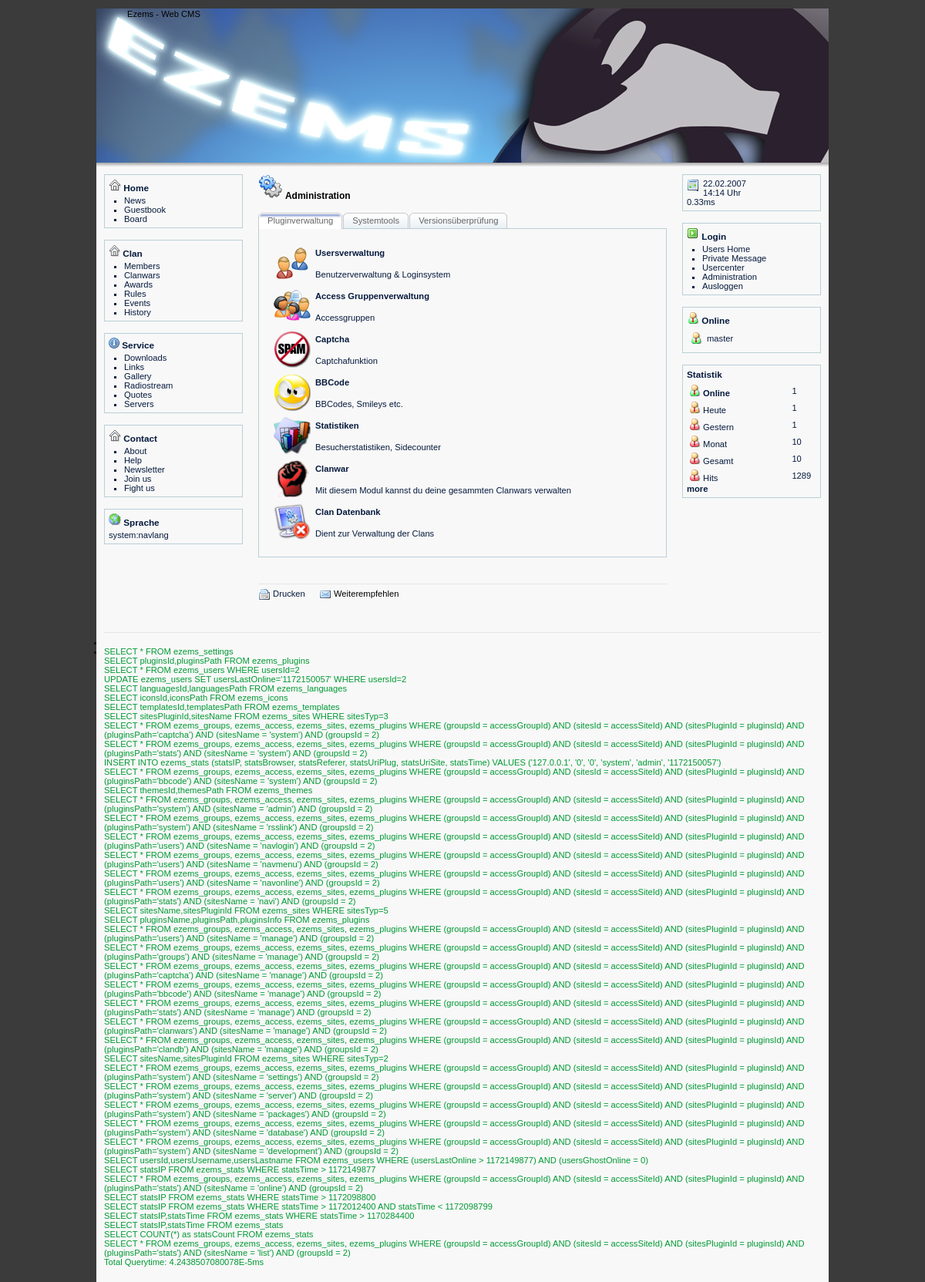
The page / (signed in) on the database its author committed.
### tables this page shows
CREATE TABLE ezems_plugins (
    pluginsId int(7) NOT NULL auto_increment,
    pluginsPath varchar(20) NOT NULL,
    pluginsName varchar(50) NOT NULL,
    pluginsAutor varchar(80) NOT NULL,
    pluginsWWW varchar(80) NOT NULL,
    pluginsInfo text NOT NULL,
    pluginsTime int(11) DEFAULT '0' NOT NULL,
    pluginsInstall longtext NOT NULL,
    pluginsReqPlugins varchar(255) NOT NULL,
    pluginsReqTables varchar(255) NOT NULL,
  PRIMARY KEY (pluginsId)
);

CREATE TABLE ezems_users (
    usersId int(7) NOT NULL auto_increment,
    usersUsername varchar(80),
    usersPassword varchar(80),
    usersThemeId int(7),
    usersTemplateId int(7),
    usersIconId int(7),
    usersLanguageId int(7),
    usersGroupId int(7),
    usersLastOnline int(11),
    usersGhostOnline int(1),
    usersFirstname varchar(80),
    usersLastname varchar(80),
    usersEmail varchar(80),
    usersTime int(11),
  PRIMARY KEY (usersId)
);

### system/subs/templates.php (called while the page is built, shortened)
<?php
 $ecFile = 'system/subs/templates.php';
$ecTemplatesData = dbSelect('templatesId,templatesPath',1,'templates');
while($templates = mysql_fetch_object($ecTemplatesData))
{
	$ecLocal['templatesList'][$templates->templatesId] = $templates->templatesPath;
}
$ecLocal['template'] = $ecLocal['templatesList'][$ecUser['templateId']];
function ecTemplate($plugin, $site, $part = 'default', $language = 0)
{
	global $ecSettings, $ecFile, $ecLocal, $ecUser;
	$language = empty($language) ? $site : $language;
	$ecLang = ecGetLang($plugin, $language);
	$templatePath = 'templates/' . $ecLocal['template'] . '/' . $plugin . '/' . $site . '.html';
	if (file_exists($templatePath))
	{
		$template = implode('',file($templatePath));
		$template = str_replace('{ecTableWidth}', $ecLocal['tableWidth'], $template);
		if ($part != 'default')
		{
			preg_match_all ("/\<\!\+" . $part . "\>(.*?)\<\!\-" . $part . "/Sis", $template , $tmpPart);
			if (isset($tmpPart[1][0]))
			{
				$template = $tmpPart[1][0];
			}
			else
			{
				$template = '';
				ecError($ecFile, 'Templateerror: Part "'.$part.'" not found');
			}
		}
		else
		{
			$template = preg_replace("/\{\!(.*?)\}/is", '', $template);
		}
		preg_match_all ("={(.)(.*?)}=si", $template , $tmpVars);
		$count = count($tmpVars[0]);
		$i = 0;
		while(!empty($count))
		{
			if ($tmpVars[1][$i] == '?')
			{
				if (isset($ecLang[$tmpVars[2][$i]]))
				{
					$template = str_replace($tmpVars[0][$i], $ecLang[$tmpVars[2][$i]], $template);
				}
				else
				{
					$template = str_replace($tmpVars[0][$i], 'not defined!', $template);
					ecError($ecFile,'Languagevar '.$tmpVars[0][$i].' isn`t defined');
				}
			}
			elseif ($tmpVars[1][$i] == '$')
			{
				if (isset($GLOBALS[$tmpVars[2][$i]]))
				{
					$template = str_replace($tmpVars[0][$i], $GLOBALS[$tmpVars[2][$i]], $template);
				}
				else
				{
					$template = str_replace($tmpVars[0][$i], '', $template);
				}
			}
			$i++;
			$count--;
		}
		preg_match_all ("={icon:(.*?)}=si", $template , $tmpVarsIcons);
		$count = count($tmpVarsIcons[0]);
		$i = 0;
		while(!empty($count))
		{
			$iconsdata = preg_split('=:=si',$tmpVarsIcons[1][$i]);
			if (file_exists('icons/'.$ecLocal['icons'].'/'.$iconsdata[0]))
			{
				$icon = 'icons/'.$ecLocal['icons'].'/'.$iconsdata[0].'/'.$iconsdata[1].'.png';
				$icon = file_exists($icon) ? $icon : 'icons/'.$ecLocal['icons'].'/'.$iconsdata[0].'/default.png';
			}
			else
			{
				$icon = '';
				$message = 'Iconfolder not found: icons/'.$ecLocal['icons'].'/'.$iconsdata[0].'/';
				ecError($ecFile,$message);
			}
			$template = str_replace($tmpVarsIcons[0][$i], $icon, $template);
			$i++;
			$count--;
		}
		return $template;
	}
	else
	{
		$templatePath = 'templates/' . $ecLocal['template'] . '/' . $plugin . '/' . $site;
		$message = 'Template (' . $templatePath . '.html) nicht vorhanden';
		$message2 = 'Template (' . $site . '.html) nicht vorhanden';
		ecError($ecFile,$message);
		return $message2;
	}
}
?>

### system/subs/errorhandler.php (called while the page is built, shortened)
<?php
$ecLocal['errors'] = array();
?>

### config.php (called while the page is built, shortened)
<?php
	$ecLocal['errorLog'] = 0;
	$ecLocal['cryptKey'] = 'sEcu21re';
?>

### system/subs/languages.php (called while the page is built, shortened)
<?php
$ecLanguagesData = dbSelect('languagesId,languagesPath',1,'languages');
while($languages = mysql_fetch_object($ecLanguagesData))
{
	$ecLocal['languagesList'][$languages->languagesId] = $languages->languagesPath;
}
$ecLocal['language'] = $ecLocal['languagesList'][$ecUser['languageId']];
include('languages/'.$ecLocal['language'].'/global.php');
?>

### languages/german_de/global.php (called while the page is built, shortened)
<?php
$ecGobalLang['sunday'] = 'Sonntag';
$ecGobalLang['monday'] = 'Montag';
$ecGobalLang['tuesday'] = 'Dienstag';
$ecGobalLang['wednesday'] = 'Mittwoch';
$ecGobalLang['thursday'] = 'Donnerstag';
$ecGobalLang['friday'] = 'Freitag';
$ecGobalLang['saturday'] = 'Samstag';
$ecGobalLang['january'] = 'Januar';
$ecGobalLang['february'] = 'Februar';
$ecGobalLang['march'] = 'März';
$ecGobalLang['april'] = 'April';
$ecGobalLang['may'] = 'Mai';
$ecGobalLang['june'] = 'Juni';
$ecGobalLang['juli'] = 'Juli';
$ecGobalLang['august'] = 'August';
$ecGobalLang['september'] = 'September';
$ecGobalLang['october'] = 'Oktober';
$ecGobalLang['november'] = 'November';
$ecGobalLang['december'] = 'Dezember';
$ecGobalLang['charset']  = 'ISO-8859-15';
$ecGobalLang['datetyp']  = 'd.m.Y';
$ecGobalLang['timetyp']  = 'H:i';
$ecGobalLang['the'] = 'der';
$ecGobalLang['th'] = '.';
$ecGobalLang['oclock'] = 'Uhr';
$ecGobalLang['first'] = 'erste';
$ecGobalLang['back'] = 'vorherige';
$ecGobalLang['last'] = 'letzte';
$ecGobalLang['next'] = 'nächste';
$ecGobalLang['orderby'] = 'Geordnet nach';
$ecGobalLang['descending'] = 'Absteigend';
$ecGobalLang['ascending'] = 'Aufsteigend';
$ecGobalLang['referer1']	= 'Automatische Weiterleitung in';
$ecGobalLang['referer2']	= 'Sekunden <br /> Direkt:';
$ecGobalLang['next']		= 'weiter';
$ecGobalLang['test4']		= 'Test4';
?>

### system/subs/date.php (called while the page is built, shortened)
<?php
function ecDate($date, $typ = 1)
{
	global $tmpMonths, $tmpDays, $ecGobalLang, $ecLocal;
	if ($typ == 1)
	{
		$back = date($ecGobalLang['timetyp'], $date);
		$back .= ' ';
		$back .= $ecGobalLang['oclock'];
		return $back;
	}
	elseif ($typ == 2)
	{
		return date($ecGobalLang['datetyp'], $date);
	}
}
$ecLocal['date'] = ecDate($ecLocal['timestamp'], 2);
$ecLocal['time'] = ecDate($ecLocal['timestamp'], 1);
?>

### system/subs/icons.php (called while the page is built, shortened)
<?php
$ecIconsData = dbSelect('iconsId,iconsPath',1,'icons');
while($icons = mysql_fetch_object($ecIconsData))
{
	$ecLocal['iconsList'][$icons->iconsId] = $icons->iconsPath;
}
?>

### system/subs/tools.php (called while the page is built, shortened)
<?php
function ecCreateHtmlComment($comment)
{
	$html = '<!-- ';
	$html .= $comment;
	$html .= ' -->';
	return $html;
}
?>

### plugins/system/admin.php (the view, shortened to what this page needs)
<?php
echo ecTemplate('system', 'admin', 'siteHead');
echo ecTemplate('system', 'admin', 'pluginsHead');
$ecPluginsData = dbSelect('pluginsName,pluginsPath,pluginsInfo',1,'plugins');
while($plugins = mysql_fetch_object($ecPluginsData))
{
	if (file_exists('plugins/'.$plugins->pluginsPath.'/manage.php') && ecGetAccessLevel($plugins->pluginsPath, 'manage'))
	{
		echo ecTemplate('system', 'admin', 'pluginsData');
	}
}
echo ecTemplate('system', 'admin', 'pluginsFoot');
echo ecTemplate('system', 'admin', 'versionCheck');
?>

### plugins/users/navmenu.php (shortened to what this page needs)
<?php
echo ecTemplate('users', 'navmenu', 'links');
echo ecTemplate('users', 'navmenu', 'admin');
echo ecTemplate('users', 'navmenu', 'logout');
?>

### plugins/users/navonline.php (shortened to what this page needs)
<?php
echo ecTemplate('users', 'navonline', 'onlineHead');
$onlineTime = $ecLocal['timestamp'] - 180;
$ecOnlineData = dbSelect('usersId,usersUsername,usersLastname',1,'users',"(usersLastOnline > $onlineTime) AND (usersGhostOnline = 0)");
while($users = mysql_fetch_object($ecOnlineData))
{
	echo ecTemplate('users', 'navonline', 'onlineData');
}
echo ecTemplate('users', 'navonline', 'onlineFoot');
?>

### plugins/stats/navi.php (shortened to what this page needs)
<?php
	echo ecTemplate('stats', 'navi', 'siteHead');
	if (!empty($ecSettings['stats']['online']))
	{
		if (ecGetAccessLevel('stats','online')) echo ecTemplate('stats', 'navi', 'statsOnlineLink');
			else echo ecTemplate('stats', 'navi', 'statsOnline');
	}
	if (!empty($ecSettings['stats']['yesterday']))
	{
		echo ecTemplate('stats', 'navi', 'statsToday');
	}
	if (!empty($ecSettings['stats']['yesterday']))
	{
		echo ecTemplate('stats', 'navi', 'statsYesterday');
	}
	if (!empty($ecSettings['stats']['month']))
	{
		echo ecTemplate('stats', 'navi', 'statsMonth');
	}
	if (!empty($ecSettings['stats']['all']))
	{
		echo ecTemplate('stats', 'navi', 'statsAll');
	}
	if (!empty($ecSettings['stats']['hits']))
	{
		echo ecTemplate('stats', 'navi', 'statsHits');
	}
	echo ecTemplate('stats', 'navi', 'siteFoot');
	if (ecGetAccessLevel('stats','list')) echo ecTemplate('stats', 'navi', 'statsMore');
?>

### index.php (shortened to what this page needs)
<?php
$ecLocal['scriptPath'] = ereg_replace("\\\\","/",__FILE__);
$ecLocal['scriptPath'] = dirname($ecLocal['scriptPath']);
$ecLocal['scriptPath'] = trim($ecLocal['scriptPath']);
require_once('system/subs/errorhandler.php');
	require_once('config.php');
	require_once('system/core/access.php');
	require_once('system/subs/languages.php');
	require_once('system/subs/date.php');
	require_once('system/subs/tools.php');
	require_once('system/subs/icons.php');
	require_once('system/subs/templates.php');
	require_once('system/core/themes.php');
	echo $html;
?>

### templates/default/style.css (style rules this page uses)
div.head { margin-bottom: 15px; font-size: 12px; font-weight: bold; vertical-align: middle; width: 100%; }
table.table { width: 100%; }
div.clickTabBox ul.clickTabNav { margin: 0px; padding: 0px; list-style: none; background: url(images/tabs/tab-border.gif) bottom repeat-x; height: 21px; }
div.clickTabBox ul.clickTabNav li { display: block; float: left; text-align:center; margin-right: 1px; }
div.clickTabBox ul.clickTabNav li a { display: block; float: left; line-height: 21px; text-decoration: none; padding: 0px 12px; color: #666666; font-weight: normal; cursor: pointer; }
div.clickTabBox div.clickTab { clear: both; color: #061a3d; margin-bottom: 15px; }

### themes/water/style.css (style rules this page uses)
body { background: #3b3b3b; color: #000000; margin: 0; padding: 0; font: 70% Verdana, Arial, Tahoma, Helvetica, sans-serif; }
ul, li, h1, h2, p { margin: 0; padding: 0; }
h2 { font-size: 105%; margin-bottom: 4px; }
p { margin-bottom: 10px; line-height: 130%; }
a { text-decoration: none; color: #061a3d; }
img { border: 0; }
hr { background:#e5e5e5; color:#e5e5e5; border: #e5e5e5; height: 1px; }
td { padding: 2px; }
#main { width: 950px; margin: 0 auto; background: #f8f8f8; }
#logo { background: #000 url(images/logo.jpg) no-repeat; height: 200px; }
#line { background: url(images/line.jpg); height: 5px; font-size: 5px; }
#left { float: left; width: 200px; }
#middle { float: left; width: 550px; }
#right { float: left; width: 200px; }
#rightin, #middlein, #leftin { padding: 10px; }
#rightin div { background: #f8f8f8; color: #061a3d; border: 1px solid #b9cfd8; padding: 5px; margin-bottom: 15px; }
#rightin div ul { list-style: square; }
#rightin div li { margin-left: 20px; }
#leftin div { background: #f8f8f8; color: #061a3d; border: 1px solid #b9cfd8; padding: 5px; margin-bottom: 15px; }
#leftin div ul { list-style: square; }
#leftin div li { margin-left: 20px; }
#foot { clear: both; padding: 3px 10px 20px 10px; }
#sql { clear: both; padding: 3px 10px 20px 10px; }
#foot img { vertical-align: middle; }
#foot li { display: inline; padding-right: 15px; }
#middlein ul li { list-style: square }

### rows shown on the page
ezems_plugins: ecTemplate "Usersverwaltung Benutzerverwaltung & Loginsystem"
ezems_plugins: ecTemplate "Access Gruppenverwaltung Accessgruppen"
ezems_plugins: ecTemplate "Captcha Captchafunktion"
ezems_plugins: ecTemplate "BBCode BBCodes, Smileys etc."
ezems_plugins: ecTemplate "Statistiken Besucherstatistiken, Sidecounter"
ezems_plugins: ecTemplate "Clanwar Mit diesem Modul kannst du deine gesammten Clanwars verwalten"
ezems_plugins: ecTemplate "Clan Datenbank Dient zur Verwaltung der Clans"

### other values the page prints
ecTemplate('system', 'admin', 'siteHead') "Administration Pluginverwaltung Systemtools Versionsüberprüfung"
ecTemplate('users', 'navmenu', 'links') "Users Home Private Message Usercenter"
ecTemplate('users', 'navmenu', 'admin') "Administration"
ecTemplate('users', 'navmenu', 'logout') "Ausloggen"
ecTemplate('stats', 'navi', 'statsOnlineLink') "Online 1"
ecTemplate('stats', 'navi', 'statsToday') "Heute 1"
ecTemplate('stats', 'navi', 'statsYesterday') "Gestern 1"
ecTemplate('stats', 'navi', 'statsMonth') "Monat 10"
ecTemplate('stats', 'navi', 'statsAll') "Gesamt 10"
ecTemplate('stats', 'navi', 'statsHits') "Hits 1289"
ecTemplate('stats', 'navi', 'statsMore') "more"
